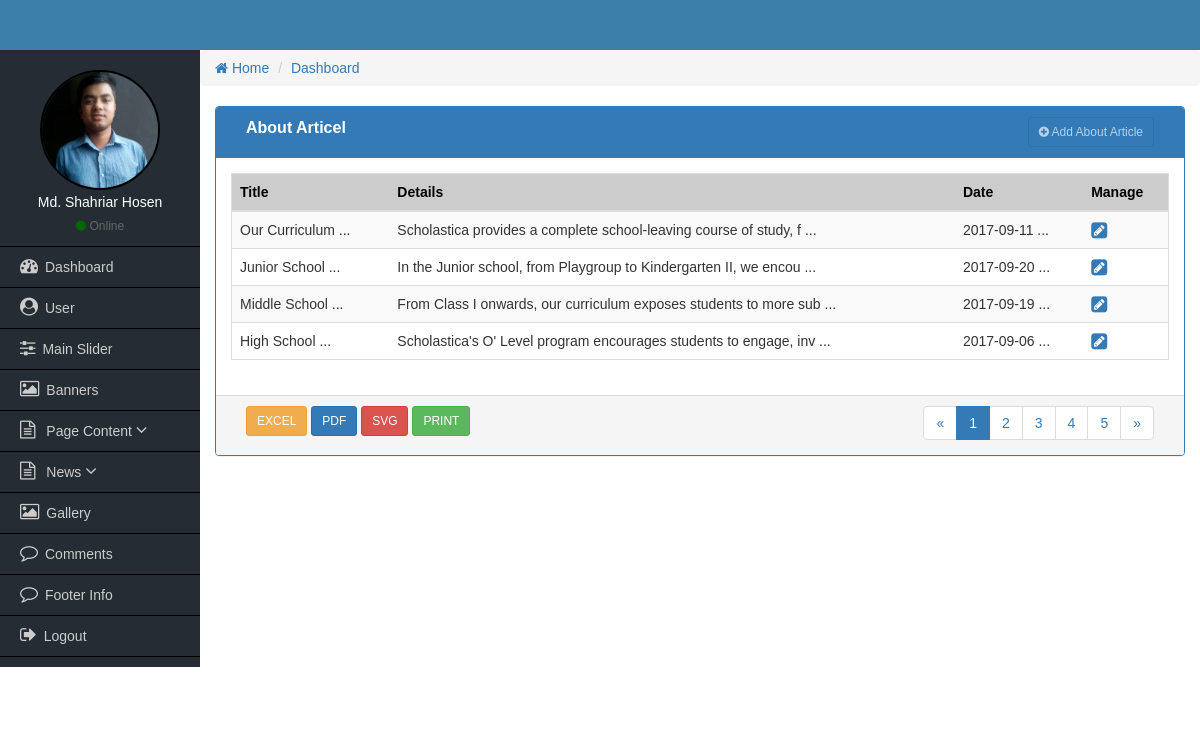
Before: /admin/curriculam-content.php (signed in) with the older database file.
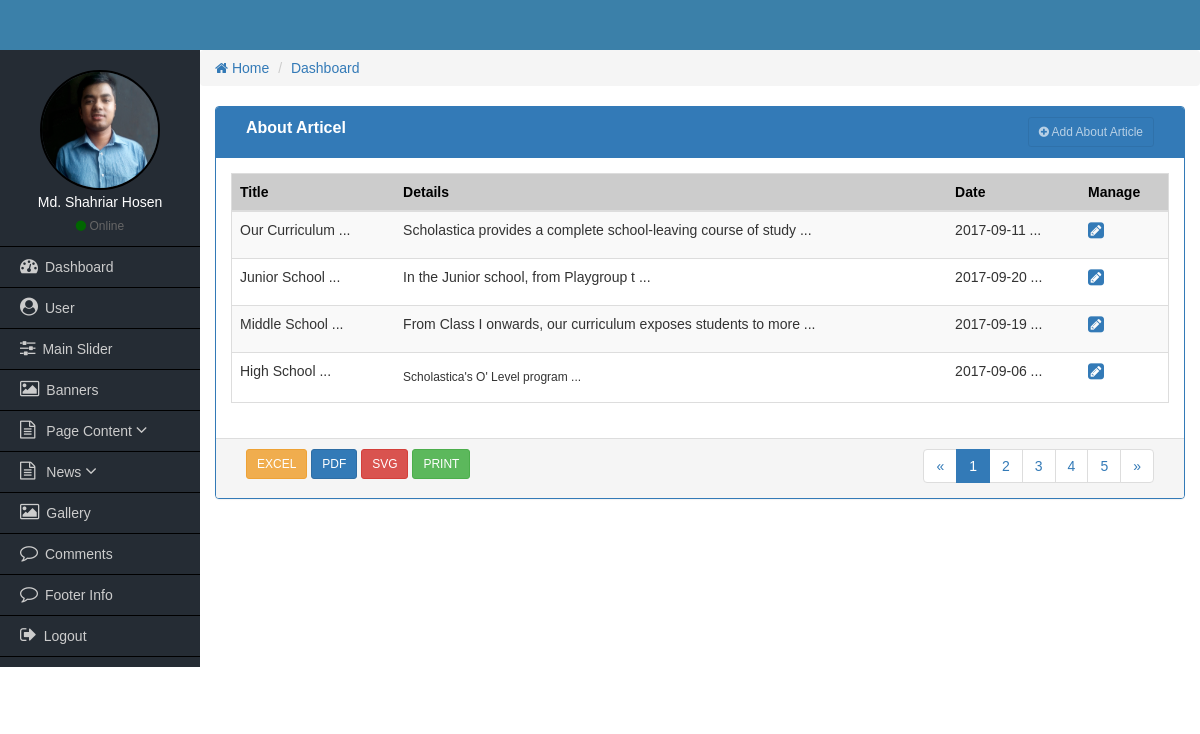
After: the same page with the newer database file.
### tables this page shows
CREATE TABLE `posts` (
  `post_id` int(11) NOT NULL,
  `post_title` varchar(100) NOT NULL,
  `post_subtitle` varchar(100) NOT NULL,
  `post_details` longtext NOT NULL,
  `post_btn_txt` varchar(20) NOT NULL,
  `post_btn_url` varchar(100) NOT NULL,
  `post_date` datetime NOT NULL,
  `post_image` varchar(255) NOT NULL,
  `post_cat_id` int(11) NOT NULL
);

### admin/curriculam-content.php (the view, shortened to what this page needs)
<?php
	require_once('functions/admin-functions.php');
  if($_SESSION['role'] <=2){
?>
<div class="col-md-12">
    <div class="panel panel-primary">
        <div class="panel-heading">
            <div class="col-md-9 heading_title">
                  About Articel
             </div>
             <div class="col-md-3 text-right">
                <a href="add-user.php" class="btn btn-sm btn btn-primary" disabled><i class="fa fa-plus-circle"></i> Add About Article</a>
            </div>
            <div class="clearfix"></div>
        </div>
      <div class="panel-body">
          <table class="table table-responsive table-striped table-hover table_cus">
              <thead class="table_head">
                <tr>
                    <th>Title</th>
                    <th>Details</th>
                    <th class="hidden-xs">Date</th>
                    <th>Manage</th>
                </tr>
              </thead>
              <tbody>
                <?php
                  $query = "SELECT * FROM posts WHERE post_cat_id='4' ";
                  $sqlQuery = mysqli_query($dbconnect, $query);
                  while($row = mysqli_fetch_array($sqlQuery)) : ?>
                  <tr>
                      <td><?= substr($row['post_title'],0, 15); ?> ...</td>
                      <td><?= substr($row['post_details'],0, 65); ?> ...</td>
                      <td><?= substr($row['post_date'],0,10); ?> ...</td>
                      <td>
                          <a href="edit-curriculam.php?curriculam_id=<?= $row['post_id']; ?>"><i class="fa fa-pencil-square fa-lg"></i></a>
                      </td>
                  </tr>
                <?php endwhile; ?>
              </tbody>
          </table>
      </div>
      <div class="panel-footer">
        <div class="col-md-4">
            <a href="#" class="btn btn-sm btn-warning">EXCEL</a>
            <a href="#" class="btn btn-sm btn-primary">PDF</a>
            <a href="#" class="btn btn-sm btn-danger">SVG</a>
            <a href="#" class="btn btn-sm btn-success">PRINT</a>
        </div>
        <div class="col-md-4">
        </div>
        <div class="col-md-4 text-right">
            <nav aria-label="Page navigation">
              <ul class="pagination pagina_cus">
                <li>
                  <a href="#" aria-label="Previous">
                    <span aria-hidden="true">&laquo;</span>
                  </a>
                </li>
                <li class="active"><a href="#">1</a></li>
                <li><a href="#">2</a></li>
                <li><a href="#">3</a></li>
                <li><a href="#">4</a></li>
                <li><a href="#">5</a></li>
                <li>
                  <a href="#" aria-label="Next">
                    <span aria-hidden="true">&raquo;</span>
                  </a>
                </li>
              </ul>
            </nav>
        </div>
        <div class="clearfix"></div>
      </div>
    </div>
</div>
<?php
  }else{
    echo "Access Denied!";
  }
?>

Changed rows visible on the page:
changed posts "Our Curriculum": post_details "Scholastica provides a complete school-leaving course of study, f" → "Scholastica provides a complete school-leaving course of study"
changed posts "Junior School": post_details "In the Junior school, from Playgroup to Kindergarten II, we encou" → "In the Junior school, from Playgroup t"
changed posts "Middle School": post_details "From Class I onwards, our curriculum exposes students to more sub" → "From Class I onwards, our curriculum exposes students to more"
changed posts "High School": post_details "Scholastica's O' Level program encourages students to engage, inv" → "Scholastica's O' Level program"
